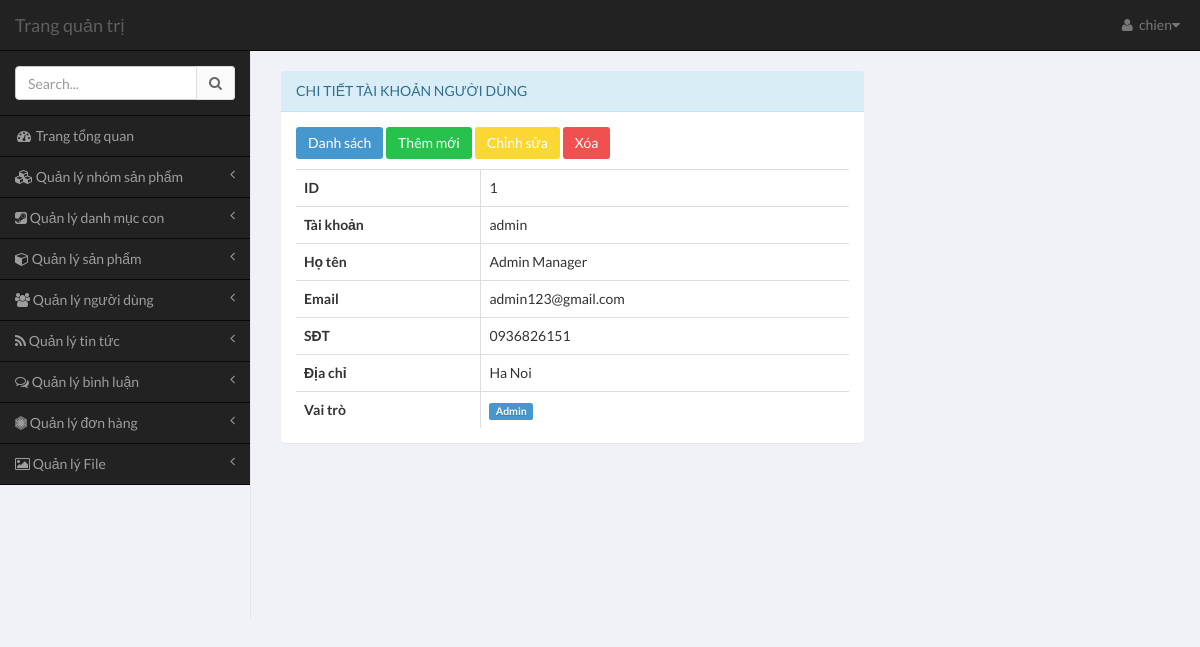
/c1603m/admin/pages/index.php?module=user&action=view-user&id=1 (signed in), run on the app's committed database.
### tables this page shows
CREATE TABLE `user` (
  `user_id` int(11) NOT NULL,
  `username` varchar(100) NOT NULL,
  `password` varchar(64) NOT NULL,
  `email` varchar(100) NOT NULL,
  `full_name` varchar(100) DEFAULT NULL,
  `phone` varchar(100) DEFAULT NULL,
  `address` varchar(255) DEFAULT NULL,
  `role` tinyint(4) NOT NULL DEFAULT '1'
);

### c1603m/common/database.php (called while the page is built, shortened)
<?php
$mysqli = mysqli_connect(DB_HOST, DB_USER, DB_PASS, DB_NAME);
mysqli_set_charset($mysqli,"utf8");
function get_one($table,$field_name,$field_value){
	global $mysqli;
	$sql = "SELECT * FROM $table WHERE $field_name = '$field_value'";
	$res = mysqli_query($mysqli,$sql);
	return mysqli_fetch_assoc($res);
}
?>

### c1603m/admin/pages/modules/user/view-user.php (the view, shortened to what this page needs)
<?php
if (!empty($_GET['id'])) {
	$row = get_one('user','user_id',$_GET['id']);
}else{
	echo 'Tham so id khong hop le';
}
?>
<div class="row">
    <div class="col-md-8">
        <section class="panel panel-info" style="margin-top: 20px;">
            <header class="panel-heading" >
                Chi tiết tài khoản người dùng
            </header>
            <div class="panel-body table-responsive">
				<p>
					<a href="index.php?module=user&action=list-user" class="btn btn-primary">
						Danh sách
					</a>
					<a href="index.php?module=user&action=add-user" class="btn btn-success">
						Thêm mới
					</a>
					<a href="index.php?module=user&action=edit-user&id=<?php echo $row['user_id']; ?>" class="btn btn-warning">
						Chỉnh sửa
					</a>
					<a href="index.php?module=user&action=delete-user&id=<?php echo $row['user_id']; ?>" class="btn btn-danger" onclick="return confirm('Are you sure ? ')">
						Xóa
					</a>
				</p>
				<?php if($row) : ?>
					<table class="table table-bordered table-hover">
						<tbody>
							<tr>
								<th>ID</th>
								<td><?php echo $row['user_id'] ?></td>
							</tr>
							<tr>
								<th>Tài khoản</th>
								<td><?php echo $row['username'] ?></td>
							</tr>
							<tr>
								<th>Họ tên</th>
								<td><?php echo $row['full_name'] ?></td>
							</tr>
							<tr>
								<th>Email</th>
								<td><?php echo $row['email'] ?></td>
							</tr>
							<tr>
								<th>SĐT</th>
								<td><?php echo $row['phone'] ?></td>
							</tr>
							<tr>
								<th>Địa chỉ</th>
								<td><?php echo $row['address'] ?></td>
							</tr>
							<tr>
								<th>Vai trò</th>
								<td>
									<?php if($row['role'] == 1 ) : ?>
										<a href="index.php?action=list-user&role=1" class="label label-success">Customer</a>
									<?php elseif($row['role'] == 2): ?>
										<a href="index.php?action=list-user&role=2" class="label label-danger">Moderator</a>
									<?php else: ?>
										<a href="index.php?action=list-user&role=3" class="label label-primary">Admin</a>
									<?php endif; ?>
								</td>
							</tr>
						</tbody>
					</table>
				<?php endif; ?>
			</div>
		</section>
	</div>
</div>

### data on the page
user: user_id "1", username "admin", full_name "Admin Manager", email "admin123@gmail.com", phone "0936826151", address "Ha Noi"

### other printed values
$user['username'] "chien"
